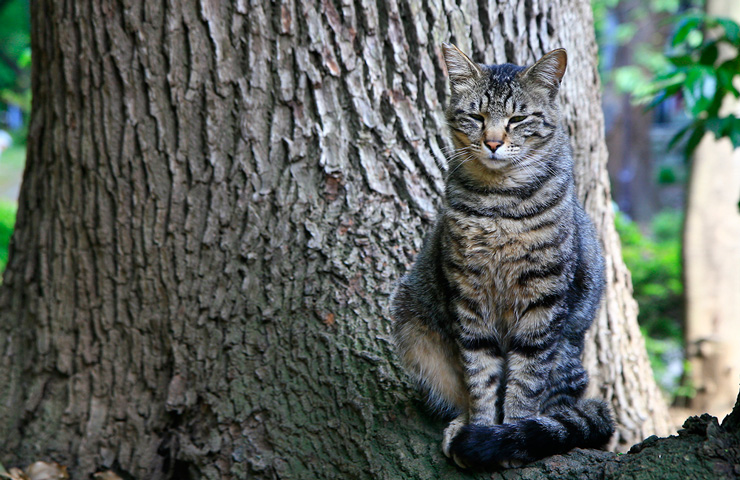
//> input picture week8 실습 과제/cat1.png, 740 x 480 px
$ ./problem2   (built with g++ and OpenCV 4)
//> lines starting //> are read from the running program, lines starting //| are printed output that depends on the picture; after the words box and inside, x2 and y2 are one past the last pixel; in counts of white or black regions, pixels touching at a corner belong together
#include <iostream>
#include <algorithm>
#include <cmath>
#include <vector>

#include "opencv2/core/core.hpp"
#include "opencv2/highgui/highgui.hpp"
#include "opencv2/imgproc/imgproc.hpp"

using namespace cv;
using namespace std;


void DogGrabCut() {
    Mat img = imread("MyDog.jpg", 1);
    imshow("src_img", img);

    Rect rect = Rect(Point(29.3, 55.56), Point(719.3, 952.77));
    Mat result, bg_model, fg_model;
    grabCut(img, result, rect, bg_model, fg_model, 5, GC_INIT_WITH_RECT);
    compare(result, GC_PR_FGD, result, CMP_EQ);
    Mat mask(img.size(), CV_8UC3, cv::Scalar(255, 255, 255));
    img.copyTo(mask, result);

    imshow("mask", mask);
    imshow("result", result);

    waitKey(0);
}


void HamgrabCut() {
    Mat img = imread("hamster.jpg", 1);
    imshow("src_img", img);

    Rect rect = Rect(Point(374, 76), Point(802, 433));
    Mat result, bg_model, fg_model;
    grabCut(img, result, rect, bg_model, fg_model, 5, GC_INIT_WITH_RECT);
    compare(result, GC_PR_FGD, result, CMP_EQ);
    Mat mask(img.size(), CV_8UC3, cv::Scalar(255, 255, 255));
    img.copyTo(mask, result);

    imshow("mask", mask);
    imshow("result", result);

    waitKey(0);
}


void CatgrabCut() {
    Mat img = imread("cat1.png", 1);
//> img is the input picture: 480 rows x 740 cols, CV_8UC3; mean B, G, R 95, 99.9, 93.3
    imshow("src_img", img);

    Rect rect = Rect(Point(375, 30), Point(632, 464));
    Mat result, bg_model, fg_model;
    grabCut(img, result, rect, bg_model, fg_model, 5, GC_INIT_WITH_RECT);
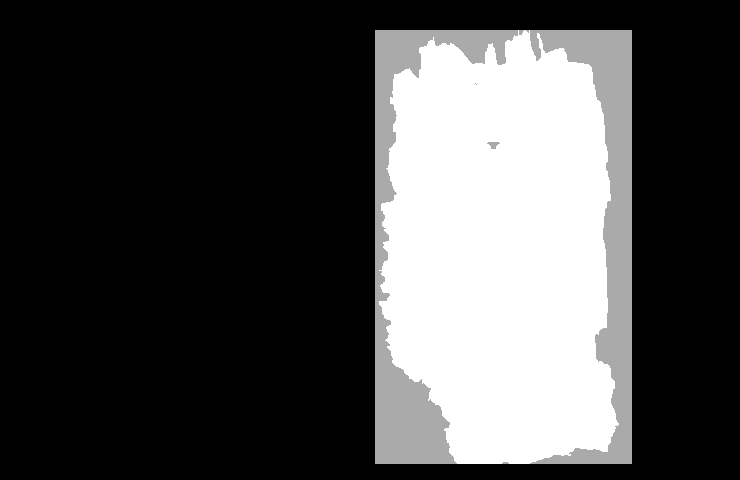
//> result: 480 rows x 740 cols, CV_8UC1; min 0, max 3, mean 0.863; drawn with min black and max white
//> bg_model = 65 values, max 2139 at index 60, min 0.108 at index 4, mean 442.9; fg_model = 65 values, max 480.5 at index 38, min 0.168 at index 2, mean 170.9
    compare(result, GC_PR_FGD, result, CMP_EQ);
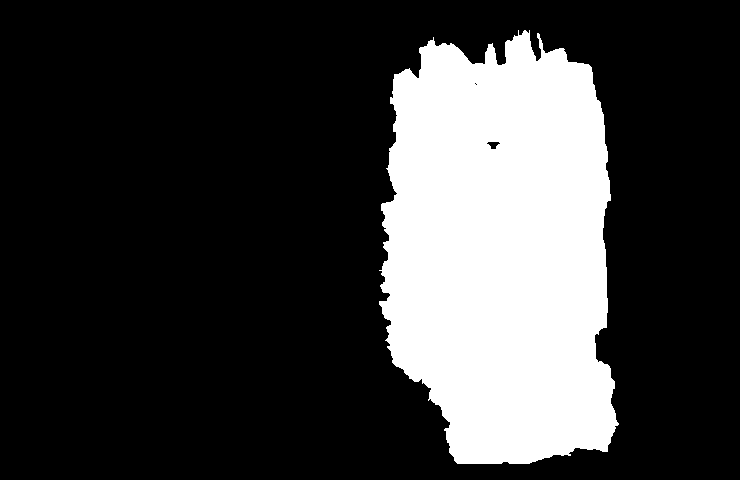
//> result: 480 rows x 740 cols, CV_8UC1; 23.5% white; 1 white region, box (x1, y1, x2, y2) and area: (379, 30, 619, 464) 83371
    Mat mask(img.size(), CV_8UC3, cv::Scalar(255, 255, 255));
    img.copyTo(mask, result);
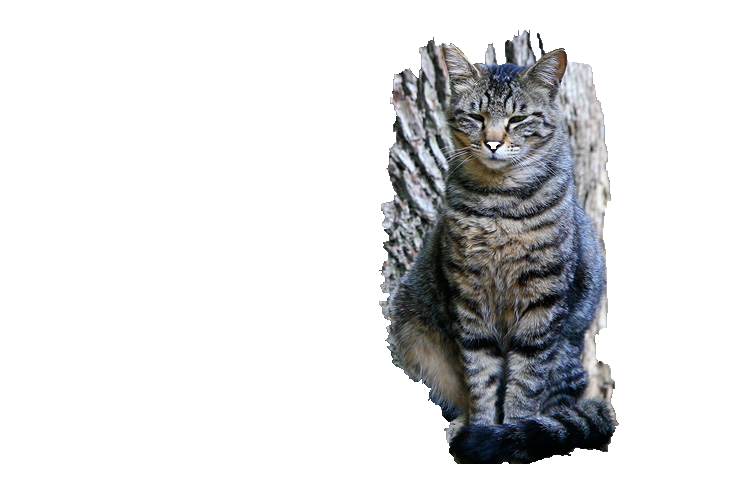
//> mask: 480 rows x 740 cols, CV_8UC3; mean B, G, R 220, 219, 218.4

    imshow("mask", mask);
    imshow("result", result);

    waitKey(0);
}


int main() {


    //DogGrabCut();
    //HamgrabCut();
    CatgrabCut();
    return 0;
}
